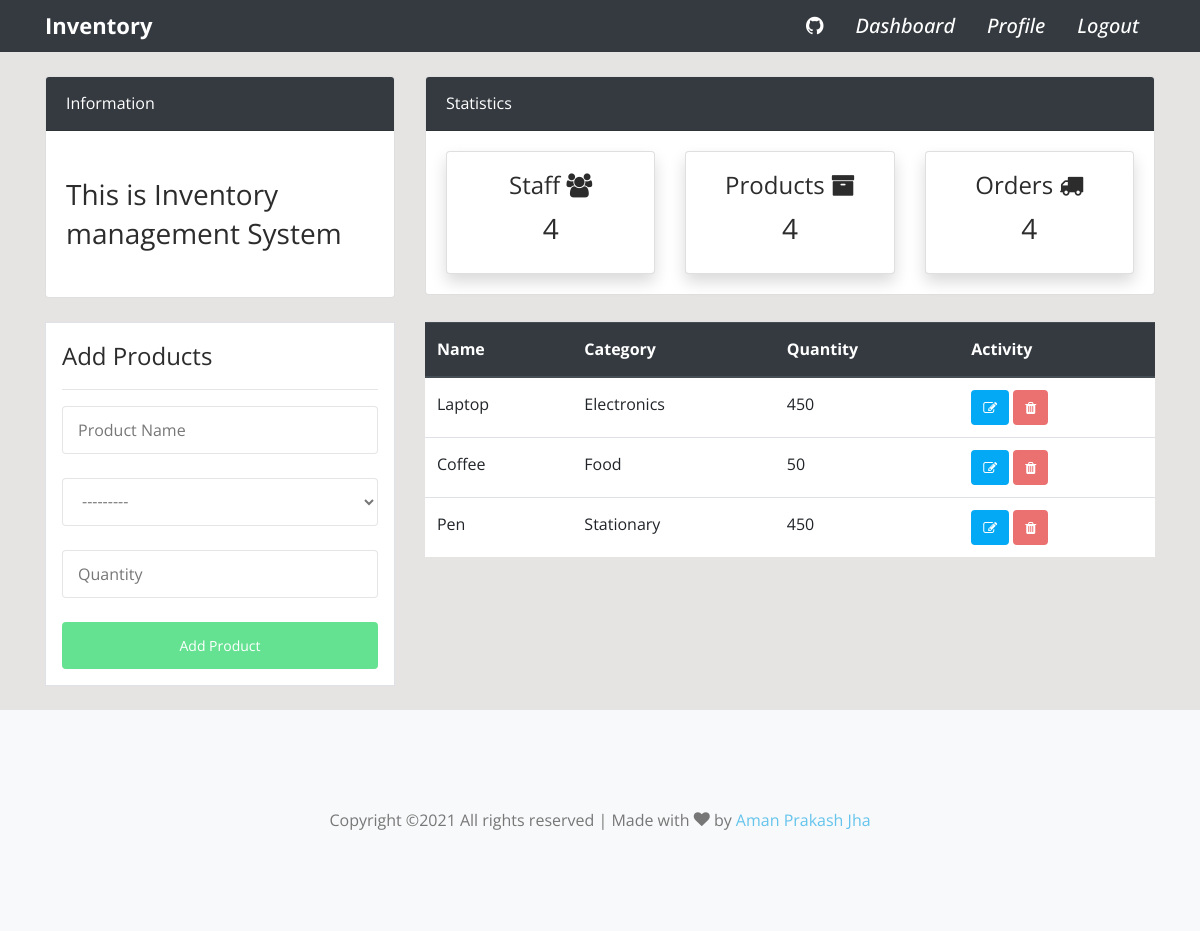
The app's page /product/ (signed in) with its own data.
### dashboard/models.py (models this page shows, shortened)
class Product(models.Model):
    name = models.CharField(max_length=100,null=True)
    category = models.CharField(max_length=100, choices=cat_choices,null=True)
    quantity = models.PositiveIntegerField(null=True)
    class Meta:
        verbose_name_plural = 'Product'
        ordering = ['category']

### dashboard/views.py (the view, shortened to what this page needs)
# urls.py: path('product/',views.product,name="product"),
@login_required(login_url='login')
def product(request):
    pro = Product.objects.all()
    form = AddProduct()
    return render(request,"dashboard/products.html",{'form':form,'product':pro})

### dashboard/forms.py
class AddProduct(forms.ModelForm):
    class Meta:
        model = Product
        fields = ['name','category','quantity']
    def __init__(self, *args, **kwargs):
        super(AddProduct,self).__init__(*args, **kwargs)
        self.fields['name'].widget = forms.TextInput(attrs={'type':'text','id':'name','name':'name','class':'form-control','placeholder':'Product Name'})
        self.fields['quantity'].widget = forms.NumberInput(attrs={'type':'number','class':'form-control','id':'quantity','name':'quantity','placeholder':'Quantity'})
        self.fields['category'].label = False

### templates/dashboard/products.html (shortened to what this page needs)
{% extends 'main.html' %}
{% block css %}
{% load crispy_forms_tags %}
{% endblock %}
{% block content %}
{% include "snippets/top.html" %}
<div class="container">
    <div class="row my-4">
        <div class="col-md-4">
            <div class="border bg-white p-3">
                <h4>Add Products</h4>
                <hr>
                <form method="POST">
                  <div class="form-group">
                    {{form.name}}
                  </div>
                  <div class="form-group">
                    {{form.category|as_crispy_field}}
                  </div>
                  <div class="form-group">
                    {{form.quantity}}
                  </div>
                    <input class="btn btn-success btn-block" type="submit" value="Add Product">
                </form>
            </div>
        </div>
        <div class="col-md-8">
            <table class="table bg-white table-responsive-sm">
                <thead class="thead-dark">
                  <tr>
                    <th scope="col">Name</th>
                    <th scope="col">Category</th>
                    <th scope="col">Quantity</th>
                    <th scope="col">Activity</th>
                  </tr>
                </thead>
                <tbody>
                  {% for p in product %}
                  <tr>
                    <td>{{p.name}}</td>
                    <td>{{p.category}}</td>
                    <td>{{p.quantity}}</td>
                    <td>
                        <a class="btn btn-info btn-sm" href="{% url 'edit' p.id %}"><i class="fa fa-pencil-square-o"></i></a>
                        <button class="btn btn-danger btn-sm" data-toggle="modal" data-target="#exampleModalCenter"><i class="fa fa-trash"></i></button>
                    </td>
                  </tr>
                  {% endfor %}
                </tbody>
              </table>
        </div>
    </div>
</div>
{% endblock %}

### templates/main.html (style rules this page uses)
body { background-color: rgb(230, 227,227); }

### records on screen
Product: name "Laptop", category "Electronics", quantity "450"
Product: name "Coffee", category "Food", quantity "50"
Product: name "Pen", category "Stationary", quantity "450"
